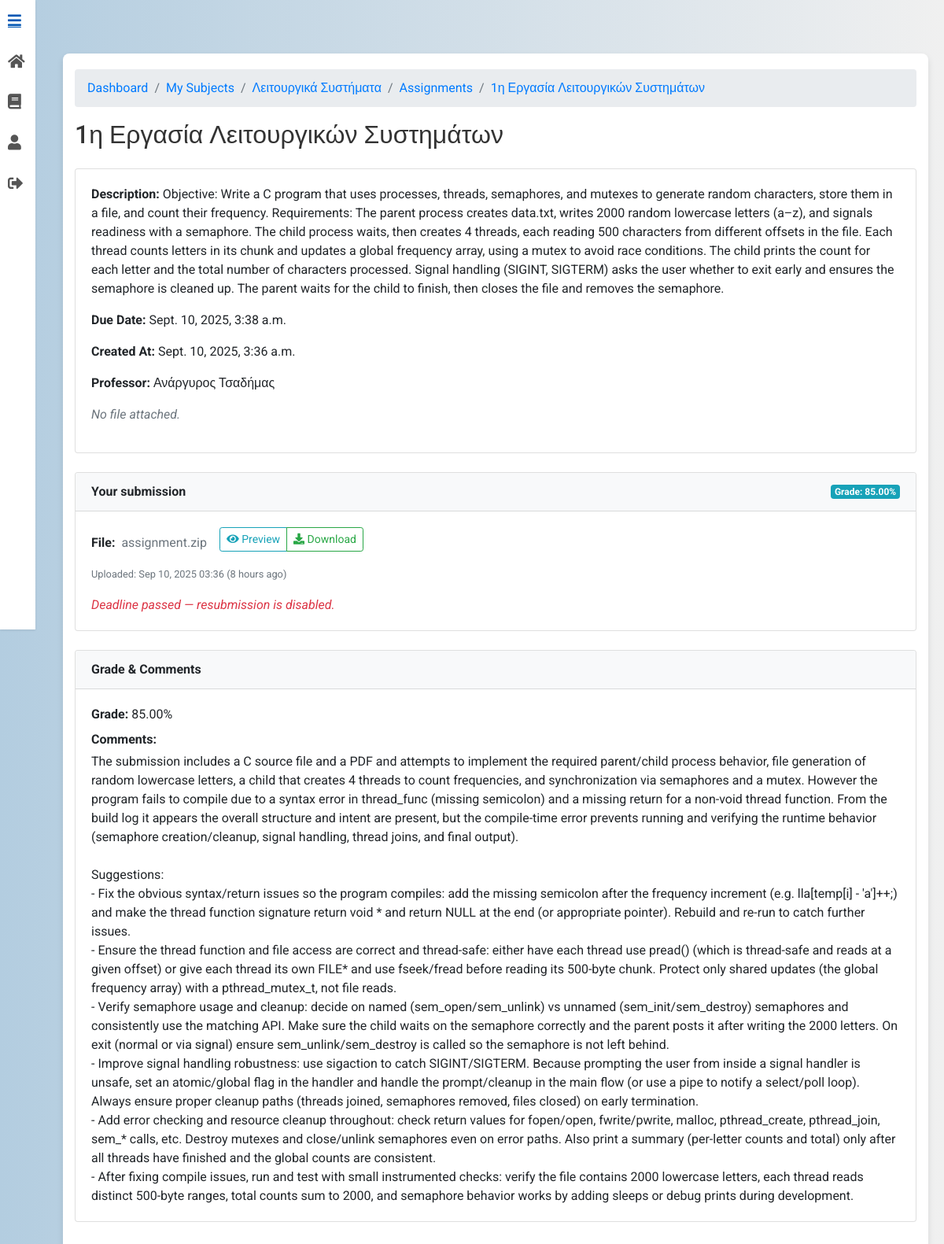
Page /assignments/6/detail/ (signed in) on the committed database.
### subjects/models.py (models this page shows, shortened)
class Subject(models.Model):
    name = models.CharField(max_length=100)
    professor = models.ForeignKey(
        CustomUser,
        limit_choices_to={"role": "professor"},
        on_delete=models.CASCADE,
        editable=False,
    )
    description = models.TextField(blank=True)
    class Meta:
        ordering = ["name"]

### assignments/models.py (models this page shows, shortened)
class Assignment(models.Model):
    title = models.CharField(max_length=255)
    description = models.TextField()
    subject = models.ForeignKey("subjects.Subject", related_name="assignments", on_delete=models.CASCADE)
    professor = models.ForeignKey("users.CustomUser", limit_choices_to={"role": "professor"}, on_delete=models.CASCADE)
    due_date = models.DateTimeField()
    file = models.FileField(upload_to=assignment_upload_path, blank=True, null=True, max_length=1024)
    autograde_enabled = models.BooleanField(default=True)
    autograde_max_tokens = models.PositiveIntegerField(default=16000)
    autograde_leniency = models.PositiveIntegerField(default=5)
    autograde_weight_runtime = models.FloatField(default=0.7)
    autograde_weight_rubric = models.FloatField(default=0.3)
    autograde_job_scheduled = models.BooleanField(default=False)
    autograde_done_at = models.DateTimeField(blank=True, null=True)
    created_at = models.DateTimeField(auto_now_add=True)
    updated_at = models.DateTimeField(auto_now=True)

class AssignmentSubmission(models.Model):
    assignment = models.ForeignKey(Assignment, related_name="submissions", on_delete=models.CASCADE)
    student = models.ForeignKey("users.CustomUser", related_name="assignment_submissions", on_delete=models.CASCADE)
    file = models.FileField(upload_to=submission_upload_path, max_length=1024)
    submitted_at = models.DateTimeField(default=timezone.now)
    grade_pct = models.FloatField(null=True, blank=True)
    AUTOGRADE_STATUS = [
        ("queued", "Queued"),
        ("running", "Running"),
        ("done", "Done"),
        ("failed", "Failed"),
        ("await_manual", "Await manual review"),
    ]
    autograde_status = models.CharField(max_length=12, choices=AUTOGRADE_STATUS, default="queued")
    autograde_report = models.JSONField(blank=True, null=True)
    ai_feedback = models.TextField(blank=True)
    runner_logs = models.TextField(blank=True)
    class Meta:
        unique_together = (("assignment", "student"),)
        ordering = ["-submitted_at"]

### users/models.py (models this page shows, shortened)
class CustomUser(AbstractUser):
    ROLE_CHOICES = [
        ('student', 'Student'),
        ('professor', 'Professor')
    ]
    role = models.CharField(max_length=10, choices=ROLE_CHOICES)
    institution = models.ForeignKey('Institution', on_delete=models.SET_NULL, null=True, blank=True)

### assignments/views.py (the view)
# urls.py: path("<int:pk>/detail/", views.AssignmentDetailView.as_view(), name="assignment_detail"),
class AssignmentDetailView(LoginRequiredMixin, BreadcrumbMixin, DetailView):
    model = Assignment
    template_name = "assignment_detail.html"
    context_object_name = "assignment"
    def get_breadcrumbs(self):
        a = self.get_object()
        return [
            ("Dashboard", DASHBOARD_URL),
            ("My Subjects", reverse_lazy("subjects:my_subjects")),
            (a.subject.name, reverse_lazy("subjects:subject_detail", kwargs={"pk": a.subject.pk})),
            ("Assignments", reverse_lazy("assignments:assignment_list", kwargs={"subject_id": a.subject.pk})),
            (a.title, self.request.path),
        ]
    def get_context_data(self, **kwargs):
        ctx = super().get_context_data(**kwargs)
        a: Assignment = ctx["assignment"]
        u = self.request.user
        ctx["subject"] = a.subject
        ctx["can_manage"] = _is_owner_prof(u, a.subject)
        ctx["is_enrolled"] = _is_enrolled(u, a.subject)
        ctx["breadcrumbs"] = self.get_breadcrumbs()
        if a.file:
            ctx["file_basename"] = Path(a.file.name).name
            ctx["preview_url"] = reverse("assignments:preview_assignment_file", kwargs={"pk": a.pk})
            ctx["download_url"] = reverse("assignments:download_assignment_file", kwargs={"pk": a.pk})
        is_owner = ctx["can_manage"]
        if (getattr(u, "role", None) != "professor") or (getattr(u, "role", None) == "professor" and not is_owner):
            ctx["my_submission_id"] = None
            ctx["my_grade_pct"] = None
            ctx["my_submission_feedback"] = None
            ctx["can_submit"] = a.due_date > timezone.now() and ctx["is_enrolled"]
            if HAS_SUBMISSIONS:
                s = AssignmentSubmission.objects.filter(assignment=a, student=u).only(
                    "id", "grade_pct", "submitted_at", "file"
                ).first()
                if s:
                    ctx["my_submission_id"] = s.id
                    ctx["my_grade_pct"] = getattr(s, "grade_pct", None)
                    ctx["my_submission_feedback"] = getattr(s, "ai_feedback", None) or getattr(s, "feedback", None)
                    ctx["my_submission_filename"] = (
                        Path(getattr(s.file, "name", "")).name if getattr(s, "file", None) else ""
                    )
                    ctx["my_submission_uploaded_at"] = getattr(s, "submitted_at", None)
                    ctx["can_submit"] = a.due_date > timezone.now() and ctx["is_enrolled"]
                    ctx["my_submission_preview_url"] = reverse(
                        "assignments:preview_submission_file", kwargs={"pk": s.id}
                    )
                    ctx["my_submission_download_url"] = reverse(
                        "assignments:download_submission_file", kwargs={"pk": s.id}
                    )
        return ctx

### UniGrading/mixin.py (called while the page is built)
    def get_context_data(self, **kwargs):
        context = super().get_context_data(**kwargs)
        context["breadcrumbs"] = self.get_breadcrumbs()
        return context

### assignments/views.py (called while the page is built)
def _is_owner_prof(user, subject: Subject) -> bool:
    return getattr(user, "role", None) == "professor" and subject.professor_id == user.id

def _is_enrolled(user, subject: Subject) -> bool:
    return Enrollment.objects.filter(user=user, subject=subject).exists()

### assignments/templates/assignment_detail.html (shortened to what this page needs)
{% extends 'base.html' %}
{% load static %}
{% load view_breadcrumbs %}
{% load humanize %}
{% block content %}
<div class="container mt-5">
  <nav aria-label="breadcrumb">
    <ol class="breadcrumb">
      {% for name, url in breadcrumbs %}
        <li class="breadcrumb-item"><a href="{{ url }}">{{ name }}</a></li>
      {% endfor %}
    </ol>
  </nav>
  <div class="d-flex justify-content-between align-items-center mb-3">
    <h2>{{ assignment.title }}</h2>
  </div>
  <div class="card no-hover-card mb-4">
    <div class="card-body">
      <p><strong>Description:</strong> {{ assignment.description }}</p>
      <p><strong>Due Date:</strong> {{ assignment.due_date }}</p>
      <p><strong>Created At:</strong> {{ assignment.created_at }}</p>
      <p><strong>Professor:</strong> {{ assignment.professor.get_full_name|default:assignment.professor.email }}</p>
      {% if assignment.file %}
        <div class="d-flex align-items-center flex-wrap mb-2">
          <strong class="mr-2">File:</strong>
          <span class="mr-3 text-muted">{{ file_basename }}</span>
          <div class="btn-group mb-2">
            <button class="btn btn-sm btn-outline-info"
                    onclick="showPreview('{{ preview_url|escapejs }}', '{{ file_basename|escapejs }}')">
              <i class="fas fa-eye"></i> Preview
            </button>
            <a class="btn btn-sm btn-outline-secondary" target="_blank" rel="noopener"
               href="{{ preview_url }}">
              <i class="fas fa-external-link-alt"></i> Open
            </a>
            <a class="btn btn-sm btn-outline-success" href="{{ download_url }}">
              <i class="fas fa-download"></i> Download
            </a>
          </div>
        </div>
        {% if can_manage %}
          <a href="{% url 'assignments:edit_assignment' assignment.pk %}" class="btn btn-outline-primary btn-sm">
            <i class="fas fa-upload"></i> Replace File
          </a>
        {% endif %}
      {% else %}
        <p class="text-muted"><em>No file attached.</em></p>
      {% endif %}
    </div>
  </div>
  {% if not can_manage and is_enrolled %}
    {% if my_submission_id %}
      <div id="submission" class="card no-hover-card mb-4">
        <div class="card-header bg-light d-flex justify-content-between align-items-center">
          <strong>Your submission</strong>
          {% if my_grade_pct is not None %}
            <span class="badge badge-info">Grade: {{ my_grade_pct|floatformat:2 }}%</span>
          {% endif %}
        </div>
        <div class="card-body">
          <div class="d-flex align-items-center flex-wrap mb-2">
            <strong class="mr-2">File:</strong>
            <span class="mr-3 text-muted">{{ my_submission_filename }}</span>
            <div class="btn-group mb-2">
              <button class="btn btn-sm btn-outline-info"
                      onclick="showPreview('{{ my_submission_preview_url|escapejs }}', '{{ my_submission_filename|default:"my-submission"|escapejs }}')">
                <i class="fas fa-eye"></i> Preview
              </button>
              <a class="btn btn-sm btn-outline-success" href="{{ my_submission_download_url }}">
                <i class="fas fa-download"></i> Download
              </a>
            </div>
          </div>
          {% if my_submission_uploaded_at %}
            <p class="mb-3">
              <small class="text-muted">
                Uploaded: {{ my_submission_uploaded_at|date:"M d, Y H:i" }} ({{ my_submission_uploaded_at|naturaltime }})
              </small>
            </p>
          {% endif %}
          {% if can_submit %}
            <hr>
            <p class="mb-2 text-muted">You can replace your submission until the deadline.</p>
            <form method="post" enctype="multipart/form-data" action="{% url 'assignments:submit_assignment' assignment.pk %}">
              {% csrf_token %}
              <div class="form-group">
                <input type="file" name="file" class="form-control-file" required>
              </div>
              <button class="btn btn-primary btn-sm" type="submit">
                <i class="fas fa-upload"></i> Re-submit
              </button>
            </form>
          {% else %}
            <p class="text-danger mb-0"><em>Deadline passed — resubmission is disabled.</em></p>
          {% endif %}
        </div>
      </div>
      <div class="card no-hover-card mb-4">
        <div class="card-header bg-light"><strong>Grade &amp; Comments</strong></div>
        <div class="card-body">
          <p class="mb-2">
            <strong>Grade:</strong>
            {% if my_grade_pct is not None %}
              {{ my_grade_pct|floatformat:2 }}%
            {% else %}
              <span class="text-muted">Pending…</span>
            {% endif %}
          </p>
          <p class="mb-0">
            <strong>Comments:</strong><br>
            {% if my_submission_feedback %}
              <span class="d-block mt-1">{{ my_submission_feedback|linebreaksbr }}</span>
            {% else %}
              <span class="text-muted">No comments yet.</span>
            {% endif %}
          </p>
        </div>
      </div>
    {% endif %}
  {% endif %}
</div>
{% endblock %}

### static/css/styles.css (style rules this page uses)
body { font-family: 'Roboto', sans-serif; background: linear-gradient(to right, #b3cde0, #f0f0f0); margin: 0; padding: 0; display: flex; justify-content: center; align-items: center; min-height: 100vh; }
.container { background-color: #ffffff; padding: 20px; border-radius: 8px; box-shadow: 0 4px 8px rgba(0, 0, 0, 0.1); max-width: 900px; width: 100%; animation: fadeIn 1s ease-in-out; }
h2 { text-align: center; color: #333333; margin-bottom: 20px; }
.card { transition: transform 0.3s, box-shadow 0.3s; }
.no-hover-card { transition: none; }
button { padding: 10px; background-color: #66afe9; color: #ffffff; border: none; border-radius: 4px; cursor: pointer; transition: background-color 0.3s; }

### subjects/templates/base.html (style rules this page uses)
body { background: linear-gradient(to right, #b3cde0, #f0f0f0); margin: 0; padding: 0; font-family: 'Roboto', sans-serif; display: flex; }
.main-content > * { max-width: 100%; }

### rows in the picture
Subject: breadcrumbs "Λειτουργικά Συστήματα"
Assignment: breadcrumbs "1η Εργασία Λειτουργικών Συστημάτων", title "1η Εργασία Λειτουργικών Συστημάτων", description "Objective: Write a C program that uses processes, threads, semaphores, and mutexes to generate random characters, store them in a file, and count their frequency. Requirements: The parent process creates data.txt, writes 2000 random lowercase letters (a–z), and signals readiness with a semaphore. The child process waits, then creates 4 threads, each reading 500 characters from different offsets in the file. Each thread counts letters in its chunk and updates a global frequency array, using a mutex to avoid race conditions. The child prints the count for each letter and the total number of characters processed. Signal handling (SIGINT, SIGTERM) asks the user whether to exit early and ensures…", due_date "Sept. 10, 2025, 3:38 a.m.", created_at "Sept. 10, 2025, 3:36 a.m.", professor.get_full_name "Ανάργυρος Τσαδήμας"
AssignmentSubmission: grade_pct "85.00", submitted_at "Sep 10, 2025 03:36", submitted_at "8 hours ago", ai_feedback "The submission includes a C source file and a PDF and attempts to implement the required parent/child process behavior, file generation of random lowercase letters, a child that creates 4 threads to count frequencies, and synchronization via semaphores and a mutex. However the program fails to compile due to a syntax error in thread_func (missing semicolon) and a missing return for a non-void thread function. From the build log it appears the overall structure and intent are present, but the compile-time error prevents running and verifying the runtime behavior (semaphore creation/cleanup, signal handling, thread joins, and final output). Suggestions: - Fix the obvious syntax/return issues…"

### other values in the picture
{{ name }} "Dashboard" "My Subjects" "Assignments"
{{ my_submission_filename }} "assignment.zip"
